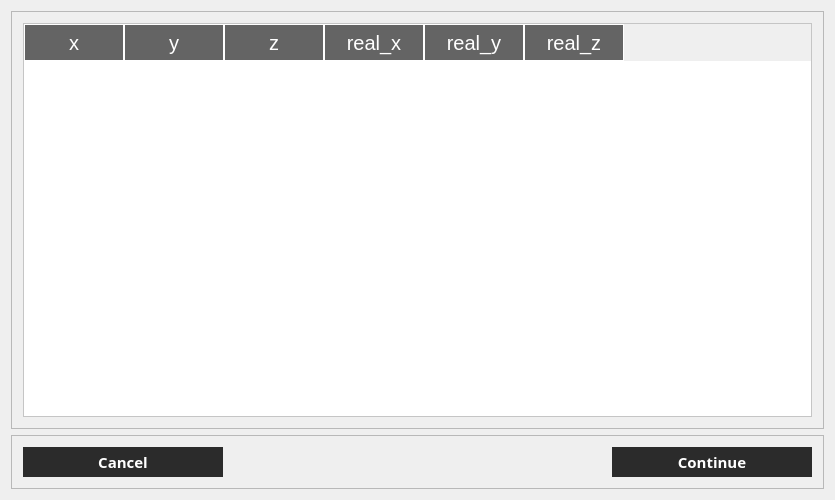
<?xml version="1.0" encoding="UTF-8"?>
<ui version="4.0">
 <class>dialog_gcpClass</class>
 <widget class="QDialog" name="dialog_gcpClass">
  <property name="geometry">
   <rect>
    <x>0</x>
    <y>0</y>
    <width>835</width>
    <height>500</height>
   </rect>
  </property>
  <property name="windowTitle">
   <string>dialog_gcp</string>
  </property>
  <property name="styleSheet">
   <string notr="true">




/*

QWidget#dialog_gcpClass{background-color: #1c1c1c}


*/







    QScrollBar {
        background: #1c1c1c;
        
    }

    QScrollBar:horizontal {
        height: 10px;
    }

    QScrollBar:vertical {
        width: 10px;
    }

    QScrollBar::handle {
        background:#646464;;
        border-radius: 2px;
    }
 	QScrollBar::add-page, QScrollBar::sub-page {

	    background: none;
    }

    QScrollBar::handle::pressed {
        background:#faa028;
    }

</string>
  </property>
  <layout class="QVBoxLayout" name="verticalLayout_2">
   <property name="spacing">
    <number>0</number>
   </property>
   <property name="leftMargin">
    <number>0</number>
   </property>
   <property name="topMargin">
    <number>0</number>
   </property>
   <property name="rightMargin">
    <number>0</number>
   </property>
   <property name="bottomMargin">
    <number>0</number>
   </property>
   <item>
    <widget class="QWidget" name="widget" native="true">
     <layout class="QVBoxLayout" name="verticalLayout">
      <item>
       <widget class="QFrame" name="frame">
        <property name="sizePolicy">
         <sizepolicy hsizetype="Preferred" vsizetype="Expanding">
          <horstretch>0</horstretch>
          <verstretch>0</verstretch>
         </sizepolicy>
        </property>
        <property name="styleSheet">
         <string notr="true">

QHeaderView::section {
    background-color: #646464;
	color: #ffffff;
    font-size: 15pt;
    
	border:  1px solid #ffffff;

    height: 35px;
    width: 50px; 
}

/*
QHeaderView::section:horizontal
{

}

QHeaderView::section:vertical
{
}
*/



QTableView { outline:none; color:black; background-color:#ffffff}

QTableView::item:selected:focus { 
color:black;background:transparent; 
border: 1px solid #646464;
}
QTableView::item:!selected:focus { background:transparent; }

/*QTableView::item:selected{
background-color:#646464; 
background-color:red;


color:white}*/

QTableView QLineEdit { color:#ffffff; background-color:#646464}

</string>
        </property>
        <property name="frameShape">
         <enum>QFrame::StyledPanel</enum>
        </property>
        <property name="frameShadow">
         <enum>QFrame::Raised</enum>
        </property>
        <layout class="QVBoxLayout" name="verticalLayout_3">
         <item>
          <widget class="QTableWidget" name="tableWidget">
           <property name="font">
            <font>
             <family>Arial</family>
             <pointsize>12</pointsize>
             <weight>50</weight>
             <bold>false</bold>
            </font>
           </property>
           <property name="styleSheet">
            <string notr="true"/>
           </property>
           <property name="sizeAdjustPolicy">
            <enum>QAbstractScrollArea::AdjustToContents</enum>
           </property>
           <property name="cornerButtonEnabled">
            <bool>false</bool>
           </property>
           <column>
            <property name="text">
             <string>x</string>
            </property>
           </column>
           <column>
            <property name="text">
             <string>y</string>
            </property>
           </column>
           <column>
            <property name="text">
             <string>z</string>
            </property>
           </column>
           <column>
            <property name="text">
             <string>real_x</string>
            </property>
           </column>
           <column>
            <property name="text">
             <string>real_y</string>
            </property>
           </column>
           <column>
            <property name="text">
             <string>real_z</string>
            </property>
           </column>
          </widget>
         </item>
        </layout>
       </widget>
      </item>
      <item alignment="Qt::AlignBottom">
       <widget class="QFrame" name="frame_2">
        <property name="styleSheet">
         <string notr="true">QPushButton{border:none; background:#2b2b2b} 
QPushButton{color:#ffffff} 
QPushButton::hover{color:#faa028} 
QPushButton::pressed{color:#ffffff}  </string>
        </property>
        <property name="frameShape">
         <enum>QFrame::StyledPanel</enum>
        </property>
        <property name="frameShadow">
         <enum>QFrame::Raised</enum>
        </property>
        <layout class="QHBoxLayout" name="horizontalLayout_2">
         <item>
          <layout class="QHBoxLayout" name="horizontalLayout">
           <item>
            <widget class="QPushButton" name="pushButtonCancel">
             <property name="sizePolicy">
              <sizepolicy hsizetype="Preferred" vsizetype="Preferred">
               <horstretch>0</horstretch>
               <verstretch>0</verstretch>
              </sizepolicy>
             </property>
             <property name="minimumSize">
              <size>
               <width>200</width>
               <height>30</height>
              </size>
             </property>
             <property name="font">
              <font>
               <family>Arial Black</family>
               <pointsize>11</pointsize>
               <weight>75</weight>
               <bold>true</bold>
              </font>
             </property>
             <property name="styleSheet">
              <string notr="true"/>
             </property>
             <property name="text">
              <string>Cancel</string>
             </property>
            </widget>
           </item>
           <item>
            <spacer name="horizontalSpacer">
             <property name="orientation">
              <enum>Qt::Horizontal</enum>
             </property>
             <property name="sizeHint" stdset="0">
              <size>
               <width>40</width>
               <height>20</height>
              </size>
             </property>
            </spacer>
           </item>
           <item>
            <widget class="QPushButton" name="pushButtonContinue">
             <property name="sizePolicy">
              <sizepolicy hsizetype="Preferred" vsizetype="Preferred">
               <horstretch>0</horstretch>
               <verstretch>0</verstretch>
              </sizepolicy>
             </property>
             <property name="minimumSize">
              <size>
               <width>200</width>
               <height>30</height>
              </size>
             </property>
             <property name="font">
              <font>
               <family>Arial Black</family>
               <pointsize>11</pointsize>
               <weight>75</weight>
               <bold>true</bold>
              </font>
             </property>
             <property name="styleSheet">
              <string notr="true"/>
             </property>
             <property name="text">
              <string>Continue</string>
             </property>
            </widget>
           </item>
          </layout>
         </item>
        </layout>
       </widget>
      </item>
     </layout>
    </widget>
   </item>
  </layout>
 </widget>
 <layoutdefault spacing="6" margin="11"/>
 <resources/>
 <connections/>
</ui>
